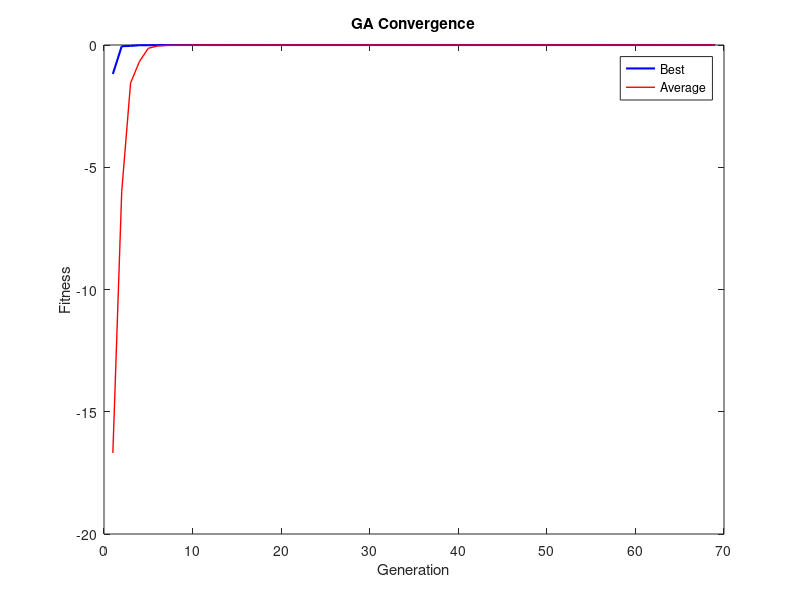

This chart was generated by the following MATLAB code:
% 遗传算法 (GA) MATLAB 模板
% 问题适配：修改 obj_func.m 和约束条件

function [best_x, best_f, history] = ga_template()
    % ===== 参数设置 =====
    pop_size = 50;
    n_var = 2;              % 变量数
    bounds = [0, 10; 0, 10]; % 变量范围 [min, max]
    pc = 0.8;               % 交叉概率
    pm = 0.05;              % 变异概率
    max_gen = 200;
    elite_size = max(1, round(pop_size * 0.05));
    patience = 50;
    tol = 1e-6;

    % ===== 初始化种群 =====
    pop = zeros(pop_size, n_var);
    for i = 1:n_var
        pop(:, i) = bounds(i,1) + (bounds(i,2)-bounds(i,1)) * rand(pop_size, 1);
    end
    fitness = evaluate_pop(pop);

    % 记录
    history.best_fitness = zeros(max_gen, 1);
    history.avg_fitness = zeros(max_gen, 1);

    [best_f, idx] = max(fitness);
    best_x = pop(idx, :);
    no_improve = 0;

    % ===== 主循环 =====
    for gen = 1:max_gen
        % 精英保留
        [~, sort_idx] = sort(fitness, 'descend');
        elites = pop(sort_idx(1:elite_size), :);

        % 锦标赛选择
        selected = tournament_select(pop, fitness, 3);

        % SBX 交叉
        offspring = sbx_crossover(selected, pc, bounds);

        % 多项式变异
        offspring = polynomial_mutation(offspring, pm, bounds);

        % 精英替换
        offspring(1:elite_size, :) = elites;

        pop = offspring;
        fitness = evaluate_pop(pop);

        [gen_best, idx] = max(fitness);
        history.best_fitness(gen) = gen_best;
        history.avg_fitness(gen) = mean(fitness);

        if gen_best > best_f + tol
            best_f = gen_best;
            best_x = pop(idx, :);
            no_improve = 0;
        else
            no_improve = no_improve + 1;
        end

        if mod(gen, 20) == 0
            fprintf('Gen %4d | Best: %.6f | Avg: %.6f\n', gen, best_f, history.avg_fitness(gen));
        end

        if no_improve >= patience
            fprintf('收敛于第 %d 代\n', gen);
            break;
        end
    end

    % 收敛曲线图
    figure;
    plot(history.best_fitness(1:gen), 'b-', 'LineWidth', 1.5); hold on;
    plot(history.avg_fitness(1:gen), 'r-', 'LineWidth', 1);
    xlabel('Generation'); ylabel('Fitness');
    legend('Best', 'Average');
    title('GA Convergence');
end

function fit = evaluate_pop(pop)
    [n, ~] = size(pop);
    fit = zeros(n, 1);
    for i = 1:n
        fit(i) = obj_func(pop(i, :));
    end
end

function f = obj_func(x)
    % TODO: 替换为实际目标函数（GA 最大化）
    f = -sum(x.^2);
    % 约束惩罚示例：
    % penalty = 0;
    % if x(1) + x(2) > 15
    %     penalty = 1e6 * (x(1) + x(2) - 15)^2;
    % end
    % f = f - penalty;
end

function selected = tournament_select(pop, fitness, k)
    [pop_size, n_var] = size(pop);
    selected = zeros(pop_size, n_var);
    for i = 1:pop_size
        candidates = randperm(pop_size, k);
        [~, winner] = max(fitness(candidates));
        selected(i, :) = pop(candidates(winner), :);
    end
end

function offspring = sbx_crossover(parents, pc, bounds)
    [n, n_var] = size(parents);
    offspring = parents;
    eta = 20;
    for i = 1:2:n-1
        if rand < pc
            for j = 1:n_var
                if abs(parents(i,j) - parents(i+1,j)) > 1e-10
                    u = rand;
                    if u <= 0.5
                        beta = (2*u)^(1/(eta+1));
                    else
                        beta = (1/(2*(1-u)))^(1/(eta+1));
                    end
                    offspring(i,j) = 0.5*((1+beta)*parents(i,j) + (1-beta)*parents(i+1,j));
                    offspring(i+1,j) = 0.5*((1-beta)*parents(i,j) + (1+beta)*parents(i+1,j));
                end
            end
        end
    end
    % 边界修正
    for i = 1:n_var
        offspring(:, i) = max(bounds(i,1), min(bounds(i,2), offspring(:, i)));
    end
end

function offspring = polynomial_mutation(parents, pm, bounds)
    [n, n_var] = size(parents);
    offspring = parents;
    eta = 20;
    for i = 1:n
        for j = 1:n_var
            if rand < pm
                u = rand;
                low = bounds(j,1); high = bounds(j,2);
                delta = min(offspring(i,j)-low, high-offspring(i,j)) / (high-low+1e-10);
                if u <= 0.5
                    delta_q = (2*u + (1-2*u)*(1-delta)^(eta+1))^(1/(eta+1)) - 1;
                else
                    delta_q = 1 - (2*(1-u) + 2*(u-0.5)*(1-delta)^(eta+1))^(1/(eta+1));
                end
                offspring(i,j) = offspring(i,j) + delta_q * (high - low);
            end
        end
    end
    for i = 1:n_var
        offspring(:, i) = max(bounds(i,1), min(bounds(i,2), offspring(:, i)));
    end
end
